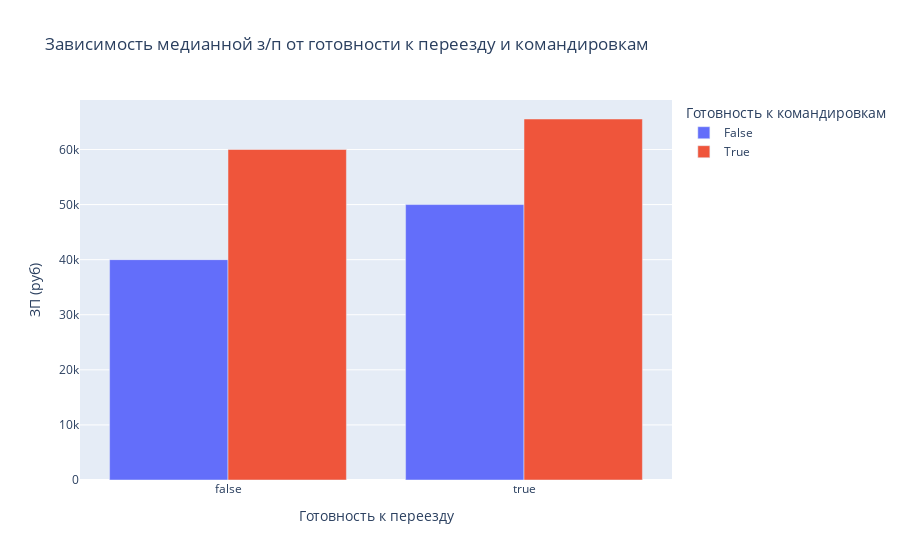

Notebook code for this chart:
### Markdown cell above
6. Постройте **многоуровневую столбчатую диаграмму**, которая показывает зависимость медианной заработной платы (**"ЗП (руб)"**) от признаков **"Готовность к переезду"** и **"Готовность к командировкам"**. Проанализируйте график, сравнив уровень заработной платы в категориях.

### Code cell
data_grouped_3 = data_hh[mask].groupby(['Готовность к переезду','Готовность к командировкам'])["ЗП (руб)"].median()
df_3 = pd.DataFrame(data_grouped_3).reset_index()
fig6 = px.bar(df_3, x='Готовность к переезду', y='ЗП (руб)', barmode="group", color= 'Готовность к командировкам', title='Зависимость медианной з/п от готовности к переезду и командировкам')
fig6.show()

### Figure 1 — Plotly figure (JSON) as saved in the notebook; plotly's stock layout.template omitted (floating-point values rounded to 4 significant figures)
{"data": [{"alignmentgroup": "True", "hovertemplate": "Готовность к командировкам=False<br>Готовность к переезду=%{x}<br>ЗП (руб)=%{y}<extra></extra>", "legendgroup": "False", "marker": {"color": "#636efa", "pattern": {"shape": ""}}, "name": "False", "offsetgroup": "False", "orientation": "v", "showlegend": true, "textposition": "auto", "type": "bar", "x": [false, true], "xaxis": "x", "y": [40000, 50000], "yaxis": "y"}, {"alignmentgroup": "True", "hovertemplate": "Готовность к командировкам=True<br>Готовность к переезду=%{x}<br>ЗП (руб)=%{y}<extra></extra>", "legendgroup": "True", "marker": {"color": "#EF553B", "pattern": {"shape": ""}}, "name": "True", "offsetgroup": "True", "orientation": "v", "showlegend": true, "textposition": "auto", "type": "bar", "x": [false, true], "xaxis": "x", "y": [60000, 65535], "yaxis": "y"}], "layout": {"barmode": "group", "legend": {"title": {"text": "Готовность к командировкам"}, "tracegroupgap": 0}, "title": {"text": "Зависимость медианной з/п от готовности к переезду и командировкам"}, "xaxis": {"anchor": "y", "domain": [0, 1], "title": {"text": "Готовность к переезду"}}, "yaxis": {"anchor": "x", "domain": [0, 1], "title": {"text": "ЗП (руб)"}}}}
